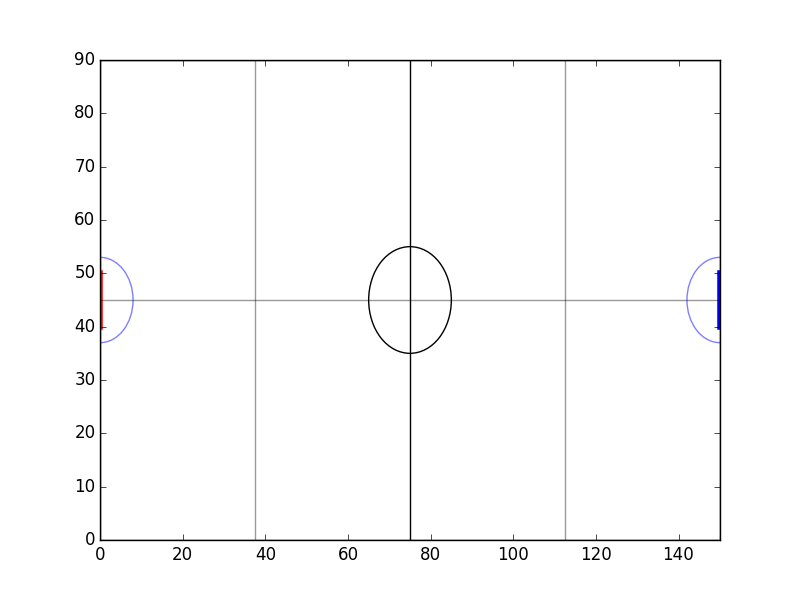

Python code for this plot:
import matplotlib.pyplot as plt
import matplotlib.patches as patches
import numpy as np

GW = 150.
GH = 90.

#print(np.arange(0., 1., 0.1))
def graphe_distance_a_decelerer():
	plt.plot([0,1.8,3.6,5.4,7.2,9.,9.5,9.8,9.6,9.2,9.56] )
	plt.xlabel("Vitesse (1/10)")
	plt.ylabel("Distance parcourue avant arret")
	plt.show()

def terrain():
	fig, ax = plt.subplots(num ="Terrain de foot")
	ax.set_xlim((0,150))
	ax.set_ylim((0,90))
	
	shapes = [
		#field
		patches.Rectangle(
			(0., 0.),   # (x,y)
			GW,          # width
			GH,          # height
			fill = False,
			edgecolor = None
		),
		
		#ring
		plt.Circle(
			(GW/2, GH/2.), 
			radius = 10.,
			fill = False
		),
		
		#goal position
		plt.Circle(
			(0, GH/2.), 
			radius = 8.,
			fill = False,
			color = "Blue",
			alpha = 0.5,
		),
		
		plt.Circle(
			(GW, GH/2.), 
			radius = 8.,
			fill = False,
			color = "Blue",
			alpha = 0.5,
		),
	]
	
	lines = [
		#milieu de terrain
		plt.Line2D(
			(GW/2, GW/2),
			(0, GH),
			color = "Black"
		),
		
		#goal_gauche
		plt.Line2D(
			(0., 0.),
			(GH/2 + 5, GH/2 - 5),
			color = "Red",
			lw = 4.
		),
		
		#goal_droit
		plt.Line2D(
			(GW, GW),
			(GH/2 + 5, GH/2 -5),
			color = "Blue",
			lw = 4.
		),
		
		#delimitation terrain
		plt.Line2D(
			(GW/4, GW/4),
			(0, GH),
			color = "Black",
			lw = 1.,
			alpha = 0.4,
		),
		
		plt.Line2D(
			(3*GW/4, 3*GW/4),
			(0, GH),
			color = "Black",
			lw = 1.,
			alpha = 0.4,
		),
		
		plt.Line2D(
			(0, GW),
			(GH/2, GH/2),
			color = "Black",
			lw = 1.,
			alpha = 0.4,
		),
	]
	
	for s in shapes:
		ax.add_patch(s)
	
	for l in lines:
		ax.add_line(l)
	
	plt.savefig("Terrain.png")
	plt.show()
	
#graphe_distance_a_decelerer()
terrain()

#if __name__ == '__main__':
    #import sys
    #sys.exit(main(sys.argv))
